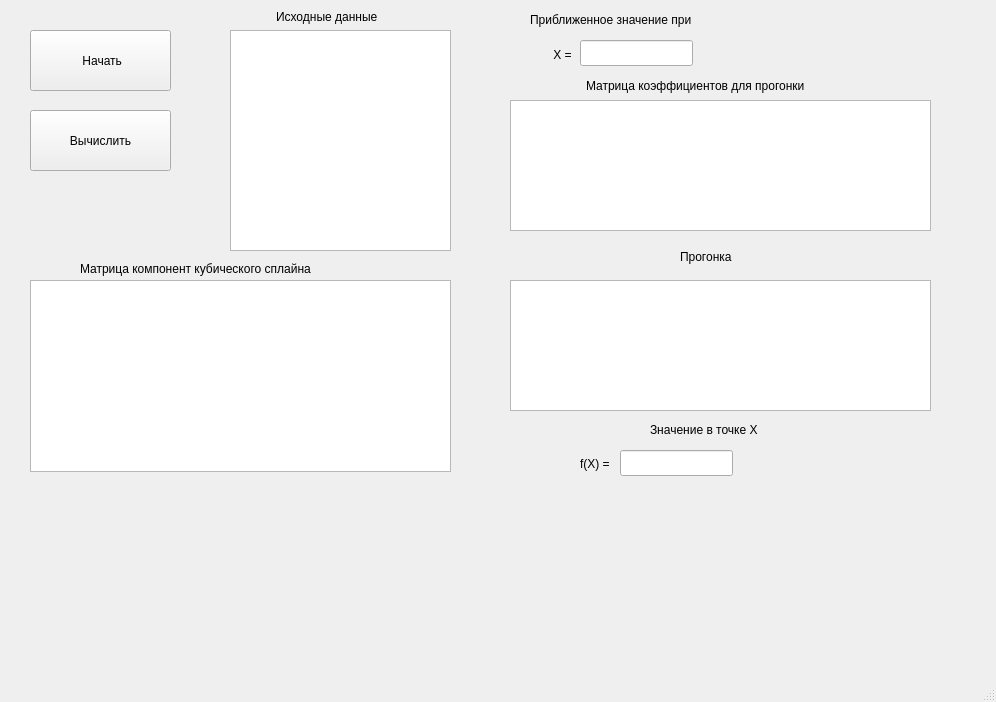
<?xml version="1.0" encoding="UTF-8"?>
<ui version="4.0">
 <class>MainWindow</class>
 <widget class="QMainWindow" name="MainWindow">
  <property name="geometry">
   <rect>
    <x>0</x>
    <y>0</y>
    <width>996</width>
    <height>702</height>
   </rect>
  </property>
  <property name="windowTitle">
   <string>MainWindow</string>
  </property>
  <widget class="QWidget" name="centralwidget">
   <widget class="QPushButton" name="pushButton">
    <property name="geometry">
     <rect>
      <x>30</x>
      <y>30</y>
      <width>141</width>
      <height>61</height>
     </rect>
    </property>
    <property name="text">
     <string> Начать</string>
    </property>
   </widget>
   <widget class="QTableWidget" name="tableWidget">
    <property name="geometry">
     <rect>
      <x>230</x>
      <y>30</y>
      <width>221</width>
      <height>221</height>
     </rect>
    </property>
   </widget>
   <widget class="QLabel" name="label">
    <property name="geometry">
     <rect>
      <x>276</x>
      <y>7</y>
      <width>131</width>
      <height>20</height>
     </rect>
    </property>
    <property name="text">
     <string>Исходные данные</string>
    </property>
   </widget>
   <widget class="QLabel" name="label_2">
    <property name="geometry">
     <rect>
      <x>530</x>
      <y>10</y>
      <width>211</width>
      <height>20</height>
     </rect>
    </property>
    <property name="text">
     <string>Приближенное значение при</string>
    </property>
   </widget>
   <widget class="QLineEdit" name="lineEdit">
    <property name="geometry">
     <rect>
      <x>580</x>
      <y>40</y>
      <width>113</width>
      <height>26</height>
     </rect>
    </property>
   </widget>
   <widget class="QLabel" name="label_3">
    <property name="geometry">
     <rect>
      <x>550</x>
      <y>39</y>
      <width>67</width>
      <height>31</height>
     </rect>
    </property>
    <property name="text">
     <string> X = </string>
    </property>
   </widget>
   <widget class="QPushButton" name="pushButton_2">
    <property name="geometry">
     <rect>
      <x>30</x>
      <y>110</y>
      <width>141</width>
      <height>61</height>
     </rect>
    </property>
    <property name="text">
     <string>Вычислить</string>
    </property>
   </widget>
   <widget class="QTableWidget" name="tableWidget_2">
    <property name="geometry">
     <rect>
      <x>510</x>
      <y>100</y>
      <width>421</width>
      <height>131</height>
     </rect>
    </property>
   </widget>
   <widget class="QLabel" name="label_4">
    <property name="geometry">
     <rect>
      <x>586</x>
      <y>70</y>
      <width>291</width>
      <height>31</height>
     </rect>
    </property>
    <property name="text">
     <string>Матрица коэффициентов для прогонки</string>
    </property>
   </widget>
   <widget class="QTableWidget" name="tableWidget_3">
    <property name="geometry">
     <rect>
      <x>510</x>
      <y>280</y>
      <width>421</width>
      <height>131</height>
     </rect>
    </property>
   </widget>
   <widget class="QLabel" name="label_5">
    <property name="geometry">
     <rect>
      <x>680</x>
      <y>249</y>
      <width>201</width>
      <height>16</height>
     </rect>
    </property>
    <property name="text">
     <string>Прогонка</string>
    </property>
   </widget>
   <widget class="QTableWidget" name="tableWidget_4">
    <property name="geometry">
     <rect>
      <x>30</x>
      <y>280</y>
      <width>421</width>
      <height>192</height>
     </rect>
    </property>
   </widget>
   <widget class="QLabel" name="label_6">
    <property name="geometry">
     <rect>
      <x>80</x>
      <y>260</y>
      <width>331</width>
      <height>18</height>
     </rect>
    </property>
    <property name="text">
     <string>Матрица компонент кубического сплайна</string>
    </property>
   </widget>
   <widget class="QLabel" name="label_7">
    <property name="geometry">
     <rect>
      <x>650</x>
      <y>420</y>
      <width>141</width>
      <height>20</height>
     </rect>
    </property>
    <property name="text">
     <string>Значение в точке X</string>
    </property>
   </widget>
   <widget class="QLabel" name="label_8">
    <property name="geometry">
     <rect>
      <x>580</x>
      <y>448</y>
      <width>67</width>
      <height>31</height>
     </rect>
    </property>
    <property name="text">
     <string>f(X) = </string>
    </property>
   </widget>
   <widget class="QLineEdit" name="lineEdit_2">
    <property name="geometry">
     <rect>
      <x>620</x>
      <y>450</y>
      <width>113</width>
      <height>26</height>
     </rect>
    </property>
   </widget>
  </widget>
  <widget class="QMenuBar" name="menubar">
   <property name="geometry">
    <rect>
     <x>0</x>
     <y>0</y>
     <width>996</width>
     <height>23</height>
    </rect>
   </property>
  </widget>
  <widget class="QStatusBar" name="statusbar"/>
 </widget>
 <resources/>
 <connections/>
</ui>
